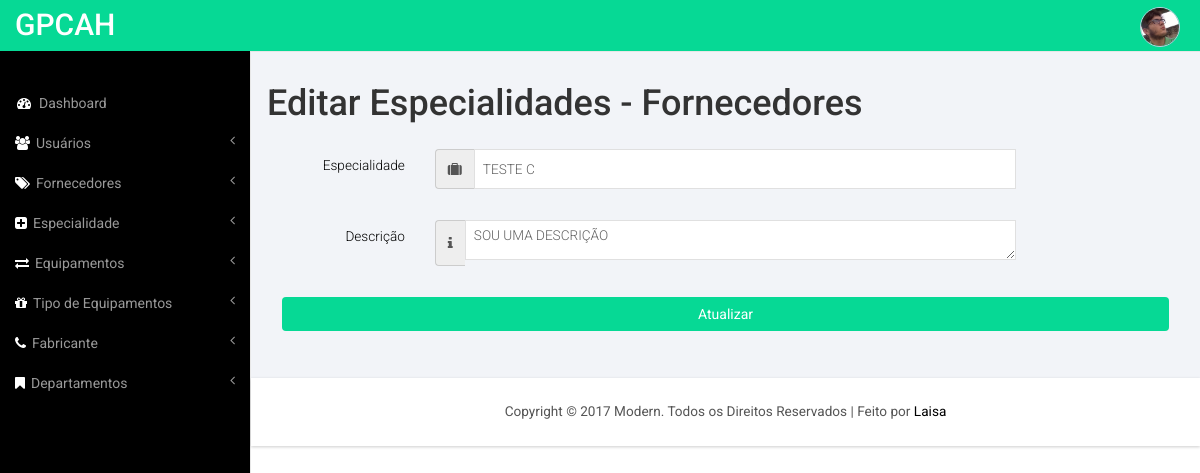
Page /editar-especialidade.php?id=3 (signed in) on the committed database.
### tables this page shows
CREATE TABLE `especialidade_fornecedor` (
  `id` int(11) NOT NULL,
  `created_at` timestamp NOT NULL DEFAULT CURRENT_TIMESTAMP,
  `especialidade` varchar(100) NOT NULL,
  `descricao` varchar(100) NOT NULL
);

### editar-especialidade.php (the view, shortened to what this page needs)
<?php
  include ('includes/connection.php');
    $id= isset($_GET["id"])?$_GET["id"]:0;
    $consulta = "SELECT * FROM especialidade_fornecedor WHERE id=".$id;
      mysqli_select_db($conn, $db);
      $result = mysqli_query($conn, $consulta);
      $nregistros = mysqli_num_rows($result);
      if ($nregistros!=1) {
        echo "<script>alert('Lamento mas não foram encontrados resultados para esta definição de palavra.\ Você será redirecionado para a lista das palavras.');</script>";
        echo "<script>javascript:window.location='consultar-especialdiade.php';</script>";
      } else {
          $registro = mysqli_fetch_assoc($result);
      }
?>
<!DOCTYPE HTML>
<html>
<head>
<link href="css/bootstrap.min.css" rel='stylesheet' type='text/css' />
<link href="css/style.css" rel='stylesheet' type='text/css' />
<link href="css/lines.css" rel='stylesheet' type='text/css' />
<link href="css/font-awesome.css" rel="stylesheet">
<link href="css/custom.css" rel="stylesheet">
</head>
<body>
<div id="wrapper">
    <?php include 'includes/navigation.php'; ?>
    <div id="page-wrapper">
        <div class="graphs">
        	<h1>Editar Especialidades - Fornecedores</h1>
  				<div class="panel-body">
					<form role="form" class="form-horizontal" action="upd-especialidade.php" method="post" name="frmEspecialidade" enctype="multipart/form-data">
						<div class="form-group">
							<label class="col-md-2 control-label">Especialidade</label>
							<div class="col-md-8">
								<div class="input-group">
									<span class="input-group-addon">
										<i class="fa fa-suitcase"></i>
									</span>
									<input type="text" class="form-control1" placeholder="Especialidade" id="especialidade" name="especialidade"  value="<?php echo utf8_encode($registro["especialidade"]); ?>" />
								</div>
							</div>
						</div>
							<div class="form-group">
							<label class="col-md-2 control-label">Descrição</label>
							<div class="col-md-8">
								<div class="input-group input-icon right">
									<span class="input-group-addon">
										<i class="fa fa-info"></i>
									</span>
								    <textarea placeholder="Descrição" id="descricao" name="descricao" cols="50" rows="10" class="form-control1"><?php echo utf8_encode($registro["descricao"]); ?></textarea>
								</div>
							</div>
						</div>
						<div class="box-footer">
                      		<button type="submit" class="btn  btn-block" style="background-color: rgb(6, 217, 149);color: #fff;">Atualizar</button>
                    	</div>
					</form>
	</div>
    	</div>
    	 <?php include 'includes/footer.php'; ?>
    </div>
</div>
</body>
</html>

### css/style.css (style rules this page uses)
h4, h5, h6, h1, h2, h3 { margin-top: 0; }
html, body { font-family: 'Roboto', sans-serif; font-size: 100%; background:#000; overflow-x: hidden; }
.graphs { padding: 2em 1em; background: #f2f4f8; font-family: 'Roboto', sans-serif; }
.form-control1, .form-control_2.input-sm { border: 1px solid #e0e0e0; padding: 5px 8px; color: #616161; background: #fff; box-shadow: none !important; width: 100%; font-size: 0.85em; font-weight: 300; height: 40px; border-radius: 0; -webkit-appearance: none; }
.form-horizontal .control-label { text-align: right; color: #000; font-weight: 300; font-size: 0.85em; }
.radio label, .checkbox label, label { font-size: 0.85em; font-weight:300; vertical-align: middle; }
.input-group { position: relative; display: table; width: 100%; border-collapse: separate; margin-bottom: 1em; }

### css/custom.css (style rules this page uses)
#wrapper { width: 100%; }
#page-wrapper { min-height: 568px; background-color: #fff; }
@media (min-width:768px) { #page-wrapper { position: inherit; margin: 0 0 0 250px; border-left: 1px solid #e7e7e7; } }

### rows in the picture
especialidade_fornecedor: especialidade "TESTE C", descricao "SOU UMA DESCRIÇÃO"
